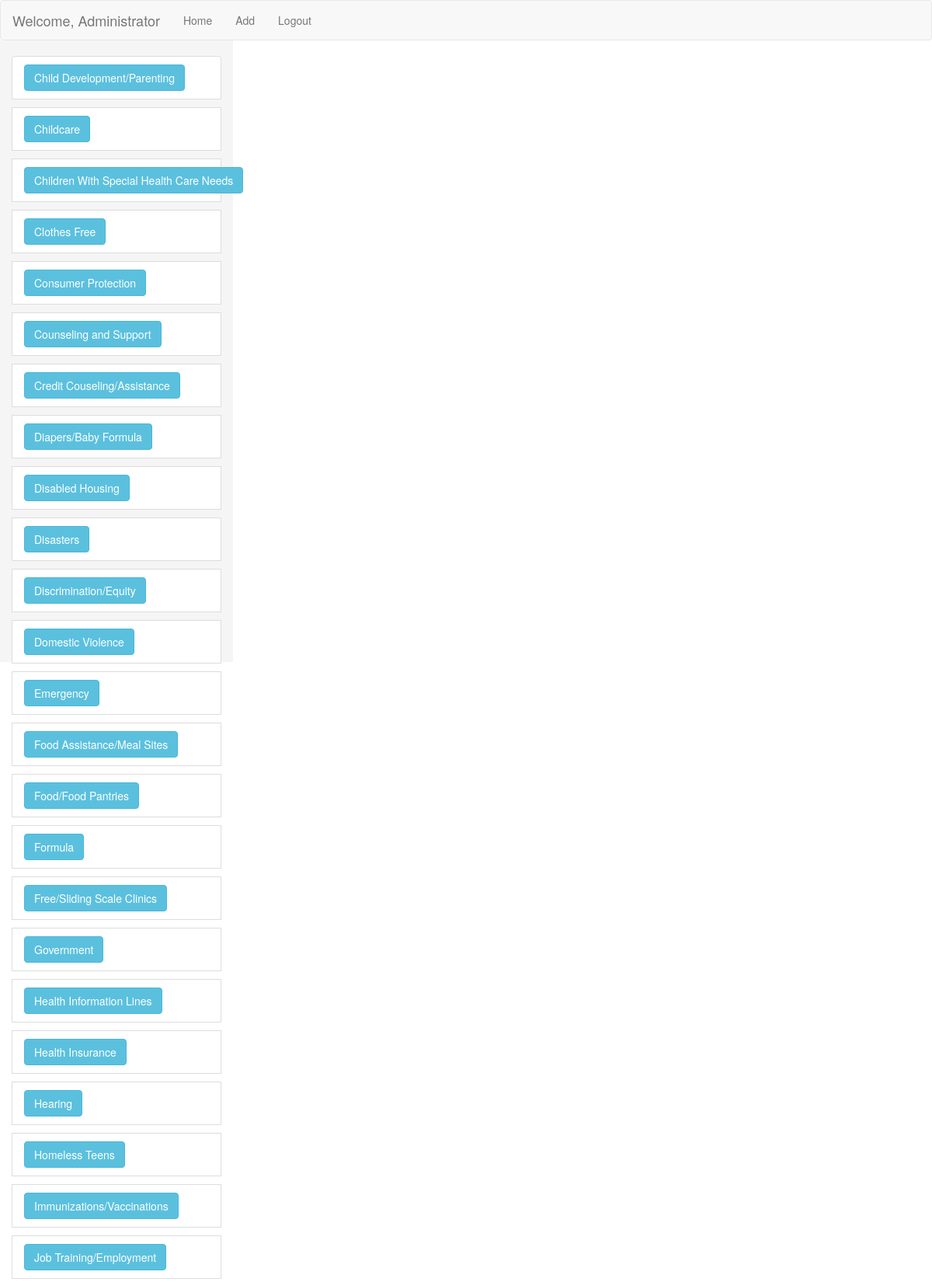
Screenshot of /php/admin/admin.php (upper part) with the database file from the repository.
### tables this page shows
CREATE TABLE `ResourceTypes` (
  `ResourceTypeID` int(11) NOT NULL,
  `ResourceTypeName` varchar(150) DEFAULT NULL UNIQUE
);

### php/model/db.php (called while the page is built, shortened)
<?php
    function getAccess() {
        $dsn = 'mysql:host=localhost;dbname='.DB_NAME;
        try {
            $db = new PDO($dsn, DB_USERNAME, DB_PASSWORD);
            $db->setAttribute(PDO::ATTR_ERRMODE, PDO::ERRMODE_EXCEPTION);
            return $db;
        } catch (PDOException $err) {
            exit($err->getMessage());
        }
    }
	function getAll($table="") {
		$db = getAccess();
		$query = "SELECT * FROM " .$table;
		$statement = $db->prepare($query);
		$workQuery = $statement->execute();
		$newFeedback = $statement->fetchAll();
		return $newFeedback;
	}
?>

### php/admin/admin.php (the view, shortened to what this page needs)
<?php require'../includes/admin-head.php'; ?>
   <div class="row">
       <div class="col-lg-3 col-xs-3" id="ResourceList">
           <form action="admin.php" method="post">
               <ul class="list-group"> <?php
                   require'../model/db.php';
                   $resTypes = getAll('ResourceTypes');
                   foreach ($resTypes as $curType) {
                       echo "<li class=\"list-group-item\"><button class='btn btn-info' name='curResType' value='{$curType['ResourceTypeName']}'>{$curType['ResourceTypeName']}</button></li>";
                   }
               ?></ul>
           </form>
       </div>
       <div class="col-lg-9 col-xs-9">
       </div>
   </div>
<?php require'../includes/admin-footer.php'; ?>

### php/includes/admin-head.php (shortened to what this page needs)
<!DOCTYPE HTML>
<html>
<head>
</head>
<body>
<nav class="navbar navbar-default">
    <div class="container-fluid">
        <div class="navbar-header">
            <a class="navbar-brand" href="#">Welcome, Administrator</a>
        </div>
        <ul class="nav navbar-nav">
            <li><a href="admin.php">Home</a></li>
            <li><a href="admin_add.php" role="button">Add</a></li>
            <li><a href="../../index.php" role="button">Logout</a></li>
        </ul>
    </div>
</nav>
<div class="container-fluid">

### php/includes/admin-footer.php (shortened to what this page needs)
</div>
</body>
</html>

### rows the page displays
resourcetypes: ResourceTypeName "Child Development/Parenting"
resourcetypes: ResourceTypeName "Childcare"
resourcetypes: ResourceTypeName "Children With Special Health Care Needs"
resourcetypes: ResourceTypeName "Clothes Free"
resourcetypes: ResourceTypeName "Consumer Protection"
resourcetypes: ResourceTypeName "Counseling and Support"
resourcetypes: ResourceTypeName "Credit Couseling/Assistance"
resourcetypes: ResourceTypeName "Diapers/Baby Formula"
resourcetypes: ResourceTypeName "Disabled Housing"
resourcetypes: ResourceTypeName "Disasters"
resourcetypes: ResourceTypeName "Discrimination/Equity"
resourcetypes: ResourceTypeName "Domestic Violence"
resourcetypes: ResourceTypeName "Emergency"
resourcetypes: ResourceTypeName "Food Assistance/Meal Sites"
resourcetypes: ResourceTypeName "Food/Food Pantries"
resourcetypes: ResourceTypeName "Formula"
resourcetypes: ResourceTypeName "Free/Sliding Scale Clinics"
resourcetypes: ResourceTypeName "Government"
resourcetypes: ResourceTypeName "Health Information Lines"
resourcetypes: ResourceTypeName "Health Insurance"
resourcetypes: ResourceTypeName "Hearing"
resourcetypes: ResourceTypeName "Homeless Teens"
resourcetypes: ResourceTypeName "Immunizations/Vaccinations"
resourcetypes: ResourceTypeName "Job Training/Employment"
